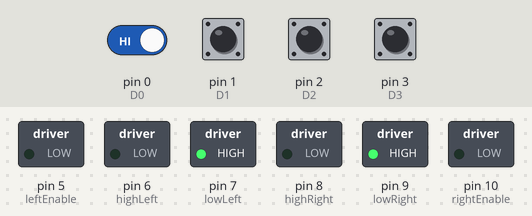
Bench run of a sketch on a simulated Arduino Uno, built with avr-gcc and run on an emulated ATmega328P. On the bench: switched loads named in the sketch (green lamp = pin HIGH). The inputs (shaded band) are chosen by the test bench; at power-on: pin 0 (D0), pin 1 (D1), pin 2 (D2), pin 3 (D3) HIGH.

Above: at 1.2 s.
1.3 s: pin 3 (D3) pulled LOW for 0.15 s
At 2.5 s:
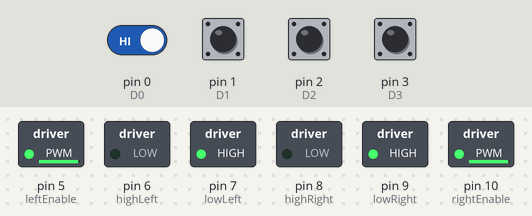
4.4 s: pin 0 (D0) driven LOW and pin 3 (D3) driven LOW
7.4 s: pin 1 (D1) pulled LOW for 0.15 s
At 7.9 s:
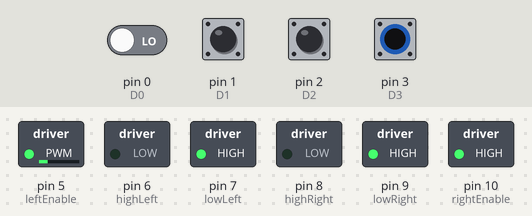
9.0 s: pin 2 (D2) pulled LOW for 0.15 s
At 9.07 s:
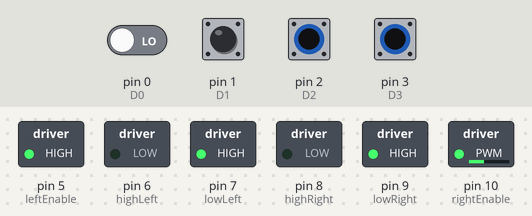
10.6 s: pin 0 (D0) driven HIGH
At 13.0 s:
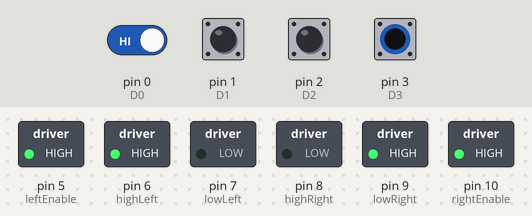
13.6 s: pin 0 (D0) driven LOW
Timing chart, 0 to 17.6 s (numbered marks = the images above; inputs shaded):
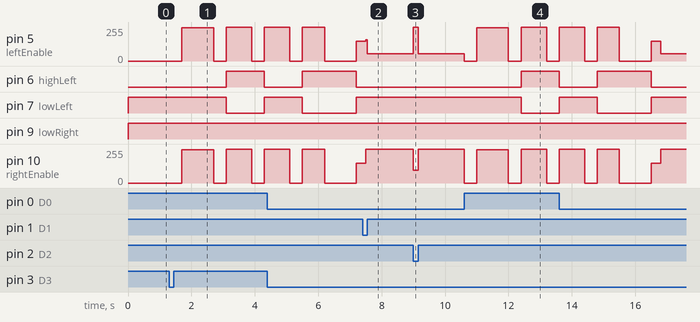

The sketch:

complete_code_arduino.ino
```cpp
// Setting Left Side Motors

const int leftEnable = 5;
const int highLeft = 6;
const int lowLeft = 7;

// Setting Right Side Motors

const int rightEnable = 10;
const int highRight = 8;
const int lowRight = 9;


const int D0 = 0;       //Raspberry pin 21    LSB
const int D1 = 1;       //Raspberry pin 22
const int D2 = 2;       //Raspberry pin 23
const int D3 = 3;       //Raspberry pin 24    MSB

int a,b,c,d,data;


void setup() {
  // put your setup code here, to run once:

  pinMode(leftEnable, OUTPUT);
  pinMode(highLeft, OUTPUT);
  pinMode(lowLeft, OUTPUT);

  pinMode(rightEnable, OUTPUT);
  pinMode(highRight, OUTPUT);
  pinMode(lowRight, OUTPUT);

  pinMode(D0, INPUT_PULLUP);
  pinMode(D1, INPUT_PULLUP);
  pinMode(D2, INPUT_PULLUP);
  pinMode(D3, INPUT_PULLUP);


}


void Data()
{
   a = digitalRead(D0);
   b = digitalRead(D1);
   c = digitalRead(D2);
   d = digitalRead(D3);

   data = 8*d+4*c+2*b+a;
}


void Forward(){
  digitalWrite(highLeft, LOW);
  digitalWrite(lowLeft, HIGH);
  analogWrite(leftEnable, 255);

  digitalWrite(highRight, LOW);
  digitalWrite(lowRight, HIGH);
  analogWrite(rightEnable, 255);
}

void Backward(){
  digitalWrite(highLeft, HIGH);
  digitalWrite(lowLeft, LOW);
  analogWrite(leftEnable, 255);

  digitalWrite(highRight, HIGH);
  digitalWrite(lowRight, LOW);
  analogWrite(rightEnable, 255);
}


void Stop()
{
  digitalWrite(highLeft, LOW);
  digitalWrite(lowLeft, HIGH);
  analogWrite(leftEnable,0);

  digitalWrite(highRight, LOW);
  digitalWrite(lowRight, HIGH);
  analogWrite(rightEnable,0);

}


void Left1(){
  digitalWrite(highLeft, LOW);
  digitalWrite(lowLeft, HIGH);
  analogWrite(leftEnable, 160);

  digitalWrite(highRight, LOW);
  digitalWrite(lowRight, HIGH);
  analogWrite(rightEnable, 255);
}

void Left2(){
  digitalWrite(highLeft, LOW);
  digitalWrite(lowLeft, HIGH);
  analogWrite(leftEnable, 95);

  digitalWrite(highRight, LOW);
  digitalWrite(lowRight, HIGH);
  analogWrite(rightEnable, 255);
}
void Left3(){
  digitalWrite(highLeft, LOW);
  digitalWrite(lowLeft, HIGH);
  analogWrite(leftEnable, 55);

  digitalWrite(highRight, LOW);
  digitalWrite(lowRight, HIGH);
  analogWrite(rightEnable, 255);
}

void Right1(){
  digitalWrite(highLeft, LOW);
  digitalWrite(lowLeft, HIGH);
  analogWrite(leftEnable, 255);

  digitalWrite(highRight, LOW);
  digitalWrite(lowRight, HIGH);
  analogWrite(rightEnable, 160);
}


void Right2(){
  digitalWrite(highLeft, LOW);
  digitalWrite(lowLeft, HIGH);
  analogWrite(leftEnable, 255);

  digitalWrite(highRight, LOW);
  digitalWrite(lowRight, HIGH);
  analogWrite(rightEnable, 95);
}
void Right3(){
  digitalWrite(highLeft, LOW);
  digitalWrite(lowLeft, HIGH);
  analogWrite(leftEnable, 255);

  digitalWrite(highRight, LOW);
  digitalWrite(lowRight, HIGH);
  analogWrite(rightEnable, 55);
}


void MakeUTurn()
{

  analogWrite (leftEnable, 0);
  analogWrite (rightEnable, 0);
  delay(400);

  //move forward
  analogWrite (leftEnable, 250);
  analogWrite (rightEnable, 250);
  delay(1000);

  analogWrite (leftEnable, 0);
  analogWrite (rightEnable, 0);
  delay(400);

  //Turn Left and pause

  digitalWrite(highLeft, HIGH);
  digitalWrite(lowLeft, LOW);
  digitalWrite(highRight, LOW);
  digitalWrite(lowRight, HIGH);
  analogWrite (leftEnable, 255);
  analogWrite (rightEnable, 255);
  delay(800);

  analogWrite (leftEnable, 0);
  analogWrite (rightEnable, 0);
  delay(400);


  //Move Forward a bit

  digitalWrite(highLeft, LOW);
  digitalWrite(lowLeft, HIGH);
  digitalWrite(highRight, LOW);
  digitalWrite(lowRight, HIGH);
  analogWrite (leftEnable, 255);
  analogWrite (rightEnable, 255);
  delay(800);

  analogWrite (leftEnable, 0);
  analogWrite (rightEnable, 0);
  delay(400);

  //Turn Left and pause

  digitalWrite(highLeft, HIGH);
  digitalWrite(lowLeft, LOW);
  digitalWrite(highRight, LOW);
  digitalWrite(lowRight, HIGH);
  analogWrite (leftEnable, 255);
  analogWrite (rightEnable, 255);
  delay(700);

  analogWrite (leftEnable, 0);
  analogWrite (rightEnable, 0);
  delay(1000);


  digitalWrite(highLeft, LOW);
  digitalWrite(lowLeft, HIGH);
  digitalWrite(highRight, LOW);
  digitalWrite(lowRight, HIGH);
  analogWrite (leftEnable, 150);
  analogWrite (rightEnable, 150);
  delay(300);

}


void loop() {
  // put your main code here, to run repeatedly:
 Data();
  if(data==0)
   {
     Forward();
   }

  else if(data==1)
   {
     Right1();
   }

  else if(data==2)
   {
     Right2();
   }

  else if(data==3)
   {
     Right3();
   }

  else if(data==4)
   {
     Left1();
   }

  else if(data==5)
   {
     Left2();
   }

  else if(data==6)
   {
     Left3();
   }

  else if(data==7)
   {
     MakeUTurn();
   }

  else if (data>7)
   {
     Stop();
   }


}
```

Measured:
- after the input at 1.3 s, pin 5 (leftEnable), pin 10 (rightEnable): 0/255 → 250/255 after 0.40 s, → 0/255 1.0 s later, → 255/255 0.40 s later, → 0/255 0.80 s later, … (5 changes in this stretch); pin 6 (highLeft): LOW → HIGH after 1.8 s, → LOW 1.2 s later; pin 7 (lowLeft): HIGH → LOW after 1.8 s, → HIGH 1.2 s later
- after the input at 7.4 s, pin 5 (leftEnable): 150/255 → 55/255 after 0.10 s
- after the input at 9.0 s, pin 5 (leftEnable): 55/255 → 255/255 at once, → 55/255 0.15 s later; pin 10 (rightEnable): 255/255 → 95/255 at once, → 255/255 0.15 s later
- after the input at 10.6 s, pin 5 (leftEnable): 55/255 → 0/255 at once, → 250/255 0.40 s later, → 0/255 1.0 s later, → 255/255 0.40 s later, … (5 changes in this stretch); pin 6 (highLeft): LOW → HIGH after 1.8 s
